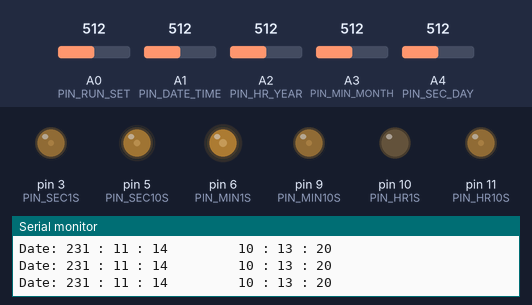
Recording of a sketch running on a simulated Arduino Uno, built with avr-gcc and run on an emulated ATmega328P. On the bench: output pins drawn as LEDs (lit = HIGH), the last lines printed to the serial monitor. The test bench sets the inputs (shaded band); at power-on: A0 (PIN_RUN_SET) = 512, A1 (PIN_DATE_TIME) = 512, A2 (PIN_HR_YEAR) = 512, A3 (PIN_MIN_MONTH) = 512, A4 (PIN_SEC_DAY) = 512.

Above: at 1.2 s.
1.3 s: A0 (PIN_RUN_SET) set to 525
At 1.95 s:
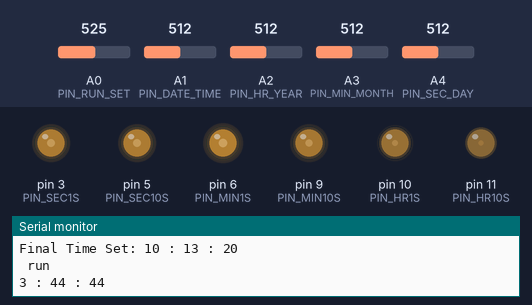
At 2.46 s:
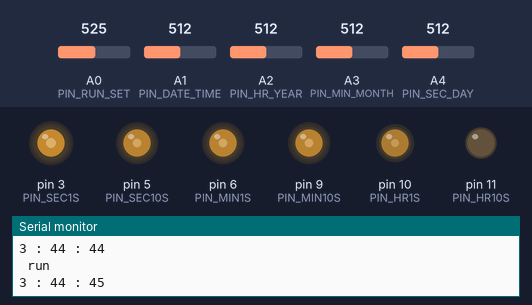
4.3 s: A0 (PIN_RUN_SET) set to 502
6.0 s: A0 (PIN_RUN_SET) set to 522
At 6.2 s:
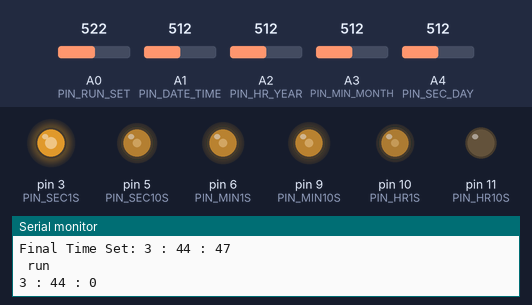
At 7.11 s:
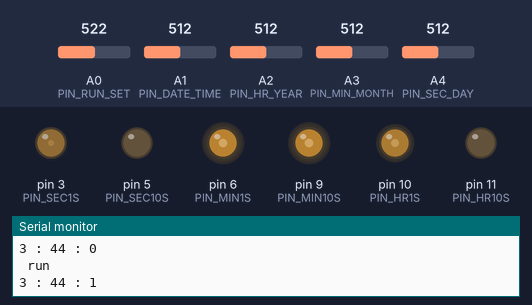
9.0 s: A0 (PIN_RUN_SET) set to 306
10.6 s: A1 (PIN_DATE_TIME) set to 531
12.6 s: A2 (PIN_HR_YEAR) set to 528
Timing chart, 0 to 15.6 s (numbered marks = the images above; inputs shaded):
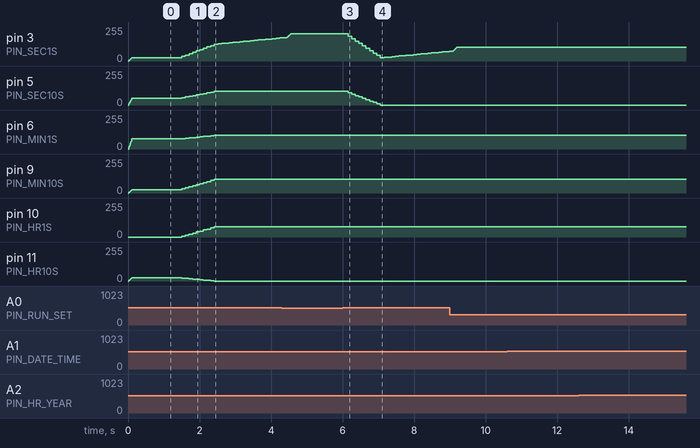

Measured:
- the behaviour switches between 512 and 513 on A0 (PIN_RUN_SET) (found by bisection; images 0 and 1)
- after the input at 1.3 s, pin 3 (PIN_SEC1S): moves from 25/255 to 173/255 over 2.7 s, starting after 0.20 s; pin 5 (PIN_SEC10S): moves from 51/255 to 102/255 over 0.90 s, starting after 0.20 s
- after the input at 6.0 s, pin 3 (PIN_SEC1S): 204/255 → 186/255 after 0.15 s, → 168/255 0.10 s later, → 150/255 0.10 s later, → 132/255 0.10 s later, … (29 changes in this stretch); pin 5 (PIN_SEC10S): moves from 102/255 to 0/255 over 0.90 s, starting after 0.15 s

The sketch:

MeterClockRtc.ino
```cpp
//*****************************************************************************
//*
//*                          Arduino Sketch File
//*
//*
//*     FILE NAME      : AmmeterClock
//*     DATE OF ORIGIN : July 2019
//*     PROJECT        : AmmeterClock
//*
//*     Clock will read HH : MM : SS
//*     Date  will read Month : Day : Year (20XX)
//*
//*****************************************************************************
//* Digital    : 0, 1, 2, 3, 4, 5, 6, 7, 8, 9, 10, 11, 12, 13
//* Analog     : A0, A1, A2, A3, A4, A5
//* Serial     : 0 (RX), 1 (TX)
//* Interrupts : 2 (Int 0), 3(Int 1).
//* PWM        : 3, 5, 6, 9, 10, 11.
//* I2C        : A4 (I2C/SDA), A5 (I2C/SCL).
//* SPI        : 10 (SPI/SS), 11 (SPI/MOSI), 12 (SPI/MISO), 13 (SPI/SCK).
//* LED        : 13
//* Reset      : Bring this line LOW to reset the microcontroller.
//*
//*****************************************************************************
//*

//********************
// Includes:
//********************
#include <Wire.h>
#include "RTClib.h"


//********************
// Definitions:
//********************

// Arduino UNO I/O port Definitions:
// Digital PWM pins on UNO 3, 5, 6, 9, 10, and 11 for disply meters.
#define PIN_HR10S       11   // Hours  10's position
#define PIN_HR1S        10   // Hours  1's  position
#define PIN_MIN10S       9   // Minute 10's position
#define PIN_MIN1S        6   // Minute 1's  position
#define PIN_SEC10S       5   // Second 10's position
#define PIN_SEC1S        3   // Second 1's  position

// Digital I/O pins on UNO 2, 4, 7, 8, 12, 13 for LEDs.
#define PIN_LED1         2   //
#define PIN_LED2         4   //
#define PIN_LED3         7   //
#define PIN_LED4         8   //

// Analog input pins for time and date setting.
#define PIN_RUN_SET     A0   //
#define PIN_DATE_TIME   A1   //
#define PIN_HR_YEAR     A2   //
#define PIN_MIN_MONTH   A3   //
#define PIN_SEC_DAY     A4   //
//#define PIN_          A5   //


//********************
// Global Variables:
//********************
RTC_Millis rtc;
DateTime currentTime;
byte debounceTime      = 10;

byte dampingValue      = 100;

byte hour10sCount      = 0;
byte hour1sCount       = 0;
byte min10sCount       = 0;
byte min1sCount        = 0;
byte sec10sCount       = 0;
byte sec1sCount        = 0;

byte hour10sValueStart = 0;
byte hour1sValueStart  = 0;
byte min10sValueStart  = 0;
byte min1sValueStart   = 0;
byte sec10sValueStart  = 0;
byte sec1sValueStart   = 0;

byte hour10sValueEnd   = 0;
byte hour1sValueEnd    = 0;
byte min10sValueEnd    = 0;
byte min1sValueEnd     = 0;
byte sec10sValueEnd    = 0;
byte sec1sValueEnd     = 0;

bool runSet    =  0;
bool dateTime  =  0;
byte setYear   = 19;
byte setMonth  =  1;
byte setDay    =  1;
byte setHour   =  0;
byte setMinute =  0;
byte setSecond =  0;


//********************************************************************************
//*                 Required setup routine, program start
//********************************************************************************
void setup()
{
    // Open the serial port at 9600 bps.
    Serial.begin( 9600 );

    // The following line sets the RTC to the date & time the sketch was compiled.
    rtc.begin( DateTime(__DATE__, __TIME__) );
}


//********************************************************************************
//*         Main program loop
//********************************************************************************
void loop()
{
    // Debounce run/set selector.
    if( analogRead( PIN_RUN_SET ) > 512  )
    {
        // Switch signal high
        // Wait for switch debounce
        delay( debounceTime );

        // Re-read switch after debounce time and
        // if still high, set signal to high, else low.
        if( analogRead( PIN_RUN_SET ) > 512 )
            runSet = 1;
        else
            runSet = 0;
    }
    else
    {
        // Switch signal low.
        runSet = 0;
    }


    // Determine if run or set is selected
    if( runSet == 1 )
    {
        Serial.println( " run ");
        // Read current time from RTC (real time clock)
        readRtc();

        // Was used for debugging
        //printTimeToConsole();

        // Convert time values to corresponding PWM value.
        mapPwmValues();

        // Send the PWM values to the reapective meters.
        writeToMeters();

        // Set display LED pattern.
        writeToLeds();
    }
    else // Set was selected.
    {
        Serial.println( " set ");

        setTime();
    }

}


//********************************************************************************
//*
//********************************************************************************
void readRtc()
{
    byte hr12;


    // Read RTC and load current time values into time count.
    currentTime = rtc.now();

    // Change time from 24 to 12 hour format
    if( currentTime.hour() > 12 )
        hr12 = currentTime.hour() - 12;
    else
        hr12 = currentTime.hour();

    hour10sCount = hr12 / 10;
    hour1sCount  = hr12 % 10;

    min10sCount  = currentTime.minute() / 10;
    min1sCount   = currentTime.minute() % 10;
    sec10sCount  = currentTime.second() / 10;
    sec1sCount   = currentTime.second() % 10;

    // Add 1 to count to allow needle to go to full scale.
    // The needle return takes one sec anyway. We never see 0.
    sec1sCount++;


    // This routine was used for debugging.
    // May be needed as features are added.
    Serial.print( hr12,   DEC );
    Serial.print( " : ");
    Serial.print( currentTime.minute(), DEC );
    Serial.print( " : ");
    Serial.print( currentTime.second(), DEC );
    Serial.println();
}


//********************************************************************************
//*
//********************************************************************************
void setCount()
{
    // load current time values into time count.
    hour10sCount = setHour   / 10;
    hour1sCount  = setHour   % 10;
    min10sCount  = setMinute / 10;
    min1sCount   = setMinute % 10;
    sec10sCount  = setSecond / 10;
    sec1sCount   = setSecond % 10;

    // Add 1 to count to allow needle to go to full scale.
    // The needle return takes one sec anyway. We never see 0.
    sec1sCount++;
}


//********************************************************************************
//*
//********************************************************************************
void mapPwmValues()
{
    // Map the individual time position value (0-9) to a PWM output value (0-255)
    hour10sValueEnd = map( hour10sCount, 0, 10, 0, 255 );
    hour1sValueEnd  = map( hour1sCount,  0, 10, 0, 255 );
    min10sValueEnd  = map( min10sCount,  0, 10, 0, 255 );
    min1sValueEnd   = map( min1sCount,   0, 10, 0, 255 );
    sec10sValueEnd  = map( sec10sCount,  0, 10, 0, 255 );
    sec1sValueEnd   = map( sec1sCount,   0, 10, 0, 255 );
}


//********************************************************************************
//*
//********************************************************************************
void writeToMeters()
{
    byte loop;
    float calcVal;


    // Note: A useful side effect of the rollover from max PWM value to 0 is
    // the offset calculations become negative. When added to the current
    // PWM value the meter slowly returns to 0 instead of slaming the needle.

    // Create a needle movement dampening loop to prevent meter damage.
    // Larger dampening values slow meter movement dampend movement.
    for( loop = 0; loop < 10; loop++ )
    {

        // Set hours
        calcVal = ( float(hour10sValueEnd - hour10sValueStart) / 10.0 );
        analogWrite( PIN_HR10S,  (calcVal * float(loop)) + float(hour10sValueStart ) );

        calcVal = ( float(hour1sValueEnd - hour1sValueStart) / 10.0 );
        analogWrite( PIN_HR1S,  (calcVal * float(loop)) + float(hour1sValueStart ) );


        // Set minutes
        calcVal = ( float(min10sValueEnd - min10sValueStart) / 10.0 );
        analogWrite( PIN_MIN10S,  (calcVal * float(loop)) + float(min10sValueStart ) );

        calcVal = ( float(min1sValueEnd - min1sValueStart) / 10.0 );
        analogWrite( PIN_MIN1S,  (calcVal * float(loop)) + float(min1sValueStart ) );


        // Set seconds
        calcVal = ( float(sec10sValueEnd - sec10sValueStart) / 10.0 );
        analogWrite( PIN_SEC10S,  (calcVal * float(loop)) + float(sec10sValueStart ) );

        calcVal = ( float(sec1sValueEnd - sec1sValueStart) / 10.0 );
        analogWrite( PIN_SEC1S,  (calcVal * float(loop)) + float(sec1sValueStart ) );
        //Serial.println( (calcVal * float(loop)) + float(sec1sValueStart ), DEC);


        //delay( 100 );
        delay( dampingValue );
    }

    // Final value may be off slightly due to integer math in loop calculations above.
    // Make final adjustments.
    analogWrite( PIN_HR10S,  hour10sValueEnd );
    analogWrite( PIN_HR1S,   hour1sValueEnd );
    analogWrite( PIN_MIN10S, min10sValueEnd );
    analogWrite( PIN_MIN1S,  min1sValueEnd );
    analogWrite( PIN_SEC10S, sec10sValueEnd );
    analogWrite( PIN_SEC1S,  sec1sValueEnd );

    // The start of the next meter PWM setting is the end of the current PWM setting.
    hour10sValueStart = hour10sValueEnd;
    hour1sValueStart  = hour1sValueEnd;
    min10sValueStart  = min10sValueEnd;
    min1sValueStart   = min1sValueEnd;
    sec10sValueStart  = sec10sValueEnd;
    sec1sValueStart   = sec1sValueEnd;

}


//********************************************************************************
//*
//********************************************************************************
void printTimeToConsole()
{
    // This routine was used for debugging.
    // May be needed as features are added.
    Serial.print( currentTime.hour(),   DEC );
    Serial.print( " : ");
    Serial.print( currentTime.minute(), DEC );
    Serial.print( " : ");
    Serial.print( currentTime.second(), DEC );
    Serial.println();
}


//********************************************************************************
//*
//********************************************************************************
void writeToLeds()
{
    // This routine makes some LEDs blink on the front panel.

}


//********************************************************************************
//*
//********************************************************************************
void setTime()
{
    byte hr12;

    bool hourYearOld = 0;
    bool hourYearNew = 0;

    bool minMonthOld  = 0;
    bool minMonthNew  = 0;

    bool secDayOld  = 0;
    bool secDayNew  = 0;

    bool runSetOld  = 0;
    bool runSetNew  = 0;


    // Collect current time from RTC
    currentTime = rtc.now();
    setYear   = currentTime.year();
    setMonth  = currentTime.month();
    setDay    = currentTime.day();
    setHour   = currentTime.hour();
    setMinute = currentTime.minute();
    setSecond = currentTime.second();

    // Change time from 24 to 12 hour format
    if( currentTime.hour() > 12 )
        setHour = currentTime.hour() - 12;
    else
        setHour = currentTime.hour();


    dampingValue      = 10;

    while( runSet == 0 )
    {

        // Debounce date/time selector.
        if( analogRead( PIN_DATE_TIME ) > 512  )
        {
            delay( debounceTime );
            if( analogRead( PIN_DATE_TIME ) > 512 )
                dateTime = 1;
            else
                dateTime = 0;
        }
        else
            dateTime = 0;


        // Debounce hour selector.
        hourYearNew = ( analogRead( PIN_HR_YEAR ) > 512 );
        if( hourYearNew != hourYearOld )
        {
            hourYearOld = hourYearNew;
            delay( debounceTime );
            hourYearNew = ( analogRead( PIN_HR_YEAR ) > 512 );
            if( hourYearNew == hourYearOld && hourYearNew == 0 )
            {
                if( dateTime == 0 )
                {
                    setHour++;
                    if( setHour >= 13 )
                        setHour = 0;
                }
                else
                {
                    setYear++;
                    if( setYear >= 30 )
                        setYear = 0;
                }
            }
        }


        // Debounce minute selector.
        minMonthNew = ( analogRead( PIN_MIN_MONTH ) > 512 );
        if( minMonthNew != minMonthOld )
        {
            minMonthOld = minMonthNew;
            delay( debounceTime );
            minMonthNew = ( analogRead( PIN_MIN_MONTH ) > 512 );
            if( minMonthNew == minMonthOld && minMonthNew == 0 )
            {
              if( dateTime == 0 )
                {
                    setMinute++;
                    if( setMinute >= 60 )
                        setMinute = 0;
                }
                else
                {
                    setMonth++;
                    if( setMonth >= 30 )
                        setMonth = 0;
                }
            }
        }


        // Debounce second selector.
        secDayNew = ( analogRead( PIN_SEC_DAY ) > 512 );
        if( secDayNew != secDayOld )
        {
            secDayOld = secDayNew;
            delay( debounceTime );
            secDayNew = ( analogRead( PIN_SEC_DAY ) > 512 );
            if( secDayNew == secDayOld && secDayNew == 0 )
            {
                if( dateTime == 0 )
                {
                    setSecond++;
                    if( setSecond >= 60 )
                        setSecond = 0;
                }
                else
                {
                    setDay++;
                    if( setDay >= 31 )
                        setDay = 0;
                }
            }
        }


        if( dateTime == 0 )
            Serial.print( "Date: " );
        else
            Serial.print( "Time: " );

        Serial.print( setYear, DEC );
        Serial.print( " : " );
        Serial.print( setMonth, DEC );
        Serial.print( " : " );
        Serial.print( setDay, DEC);
        Serial.print( "         " );

        Serial.print( setHour, DEC );
        Serial.print( " : " );
        Serial.print( setMinute, DEC );
        Serial.print( " : " );
        Serial.print( setSecond, DEC );
        Serial.println( "  " );


        setCount();
        mapPwmValues();
        writeToMeters();


        // Debounce run/set selector.
        if( analogRead( PIN_RUN_SET ) > 512  )
        {
            delay( debounceTime );
            if( analogRead( PIN_RUN_SET ) > 512 )
                runSet = 1;
            else
                runSet = 0;
        }
        else
            runSet = 0;

    }

        dampingValue      = 100;

        Serial.print( "Final Time Set: ");
        Serial.print( setHour, DEC);
        Serial.print( " : ");
        Serial.print( setMinute, DEC);
        Serial.print( " : ");
        Serial.print( setSecond, DEC);
        Serial.println( "  ");

    // Caclulate DateTime structure( 2000+year, month, day, hour, min, sec );
    setSecond = 0;
    DateTime dt ( setYear, setMonth, setDay, setHour, setMinute, setSecond );

    // This routine sets the date and time
    rtc.adjust( dt );

}


//********************************************************************************
//*                 End of File
//********************************************************************************
```
